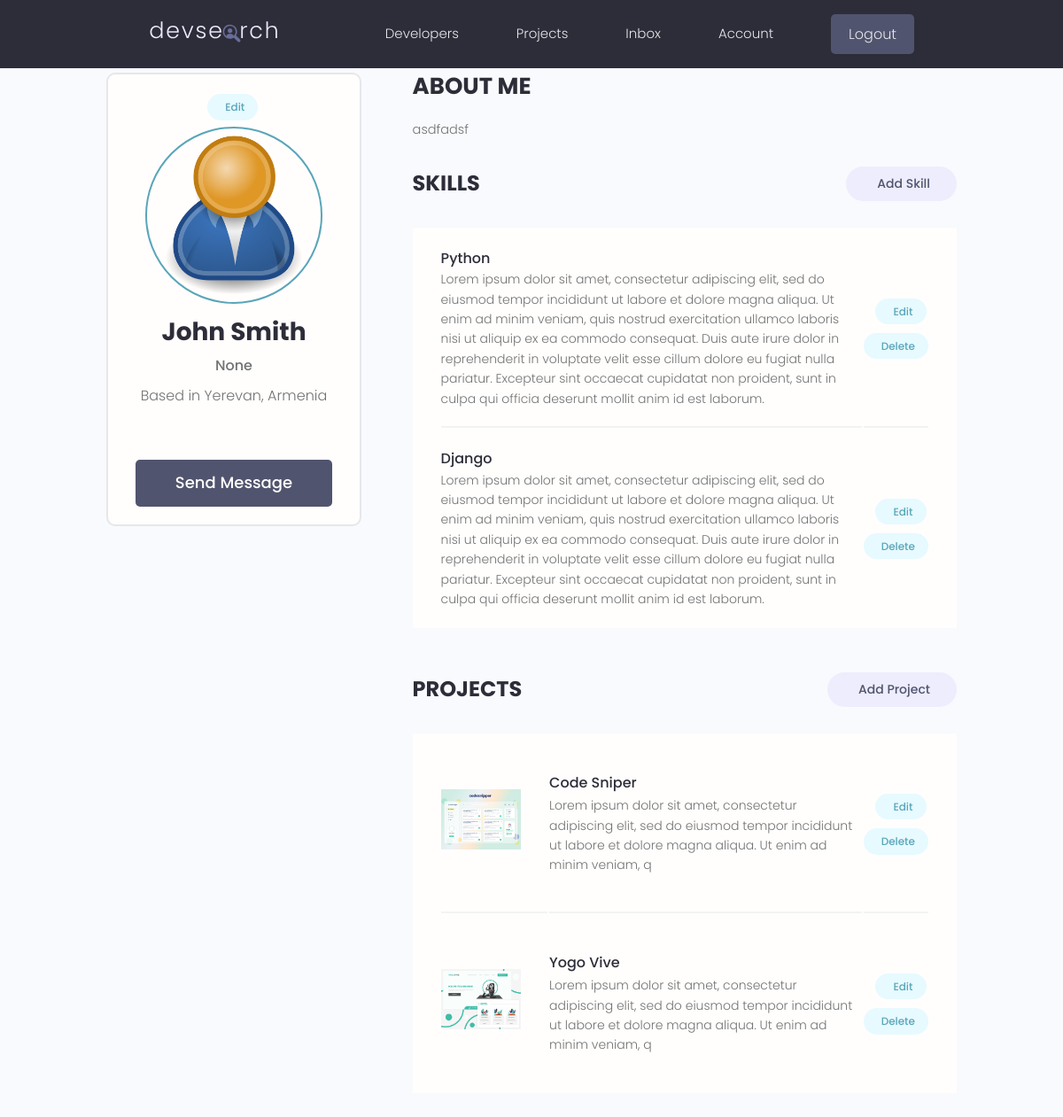
The page /account/ (signed in) on the database as committed earlier.
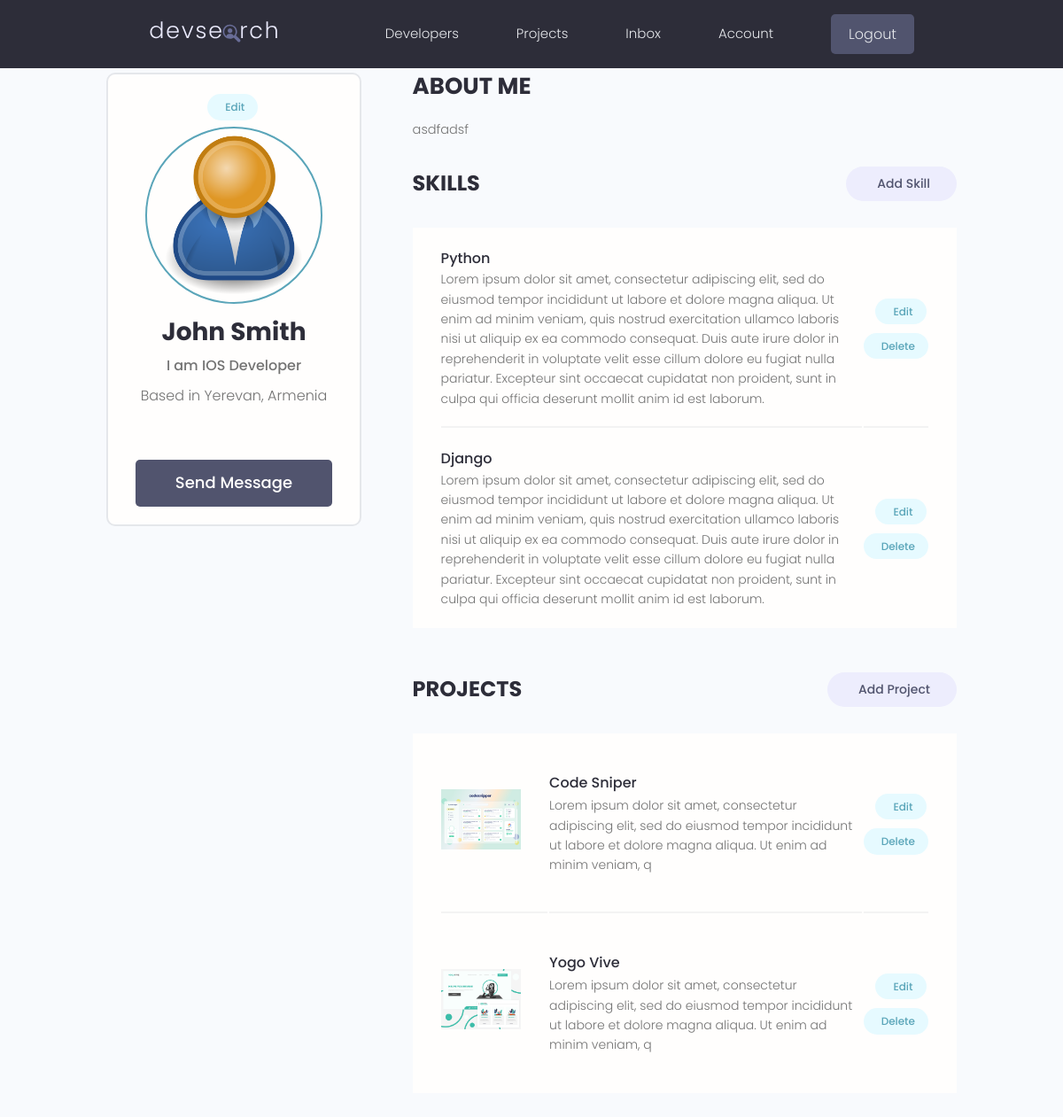
The same page on the database as committed later.
### users/models.py (models this page shows, shortened)
class Profile(models.Model):
    user = models.OneToOneField(User, on_delete=models.CASCADE, null=True, blank=True)
    name = models.CharField(max_length=200, blank=True, null=True)
    username = models.CharField(max_length=200, blank=True, null=True)
    location = models.CharField(max_length=200, blank=True, null=True)
    email = models.EmailField(max_length=200, blank=True, null=True)
    short_intro = models.CharField(max_length=200, blank=True, null=True)
    bio = models.TextField(blank=True, null=True)
    profile_image = models.ImageField(null=True, blank=True, upload_to='profiles/', default='profiles/user-default.png')
    social_github = models.CharField(max_length=200, blank=True, null=True)
    social_twitter = models.CharField(max_length=200, blank=True, null=True)
    social_linkedin = models.CharField(max_length=200, blank=True, null=True)
    social_youtube = models.CharField(max_length=200, blank=True, null=True)
    social_website = models.CharField(max_length=200, blank=True, null=True)
    created = models.DateTimeField(auto_now_add=True)
    id = models.UUIDField(default=uuid.uuid4, unique=True, primary_key=True, editable=False)

### users/views.py (the view)
# urls.py: path('account/', views.user_account, name='account'),
@login_required(login_url='login')
def user_account(request):
    profile = request.user.profile
    skills = profile.skill_set.all()
    projects = profile.project_set.all()
    context = {
        'profile': profile,
        'skills': skills,
        'projects': projects
    }
    return render(request, 'users/account.html', context)

### users/templates/users/account.html (shortened to what this page needs)
{% extends 'main.html' %}
{% block content %}
    <div class="container">
      <div class="layout">
        <div class="column column--1of3">
          <div class="card text-center">
            <div class="card__body dev">
              <a class="tag tag--pill tag--main settings__btn" href="{% url 'edit-account' %}"> Edit</a>
              <img class="avatar avatar--xl dev__avatar" src="{{ profile.profile_image.url}}" />
              <h2 class="dev__name">{{ profile.name }}</h2>
              <p class="dev__title">{{ profile.short_intro }}</p>
              <p class="dev__location">Based in {{ profile.location }}</p>
              <a href="#" class="btn btn--sub btn--lg">Send Message </a>
            </div>
          </div>
        </div>
        <div class="column column--2of3">
          <div class="devInfo">
            <h3 class="devInfo__title">About Me</h3>
            <p class="devInfo__about">
              {{ profile.bio }}
            </p>
          </div>
          <div class="settings">
            <h3 class="settings__title">Skills</h3>
            <a class="tag tag--pill tag--sub settings__btn tag--lg" href="{% url 'add-skill' %}"> Add Skill</a>
          </div>
          <table class="settings__table">
                {% for skill in skills %}
                  <tr>
                      <td class="settings__tableInfo">
                        <h4>{{ skill.name }}</h4>
                        <p>
                            {{ skill.description }}
                        </p>
                      </td>
                      <td class="settings__tableActions">
                        <a class="tag tag--pill tag--main settings__btn" href="{% url 'update-skill' skill.id %}"> Edit</a>
                        <a class="tag tag--pill tag--main settings__btn" href="{% url 'delete-skill' skill.id %}?next=/account">
                          Delete</a>
                      </td>
                    </tr>
                {% endfor %}
          </table>
          <div class="settings">
            <h3 class="settings__title">Projects</h3>
            <a class="tag tag--pill tag--sub settings__btn tag--lg" href="{% url 'create-project' %}"> Add Project</a>
          </div>
          <table class="settings__table">
              {% for project in projects %}
                <tr>
                  <td class="settings__thumbnail">
                    <a href="{% url 'project' project.id %}"><img src="{{ project.featured_image.url}}" alt="Project Thumbnail" /></a>
                  </td>
                  <td class="settings__tableInfo">
                    <a href="{% url 'project' project.id %}">{{ project.title }}</a>
                    <p>
                        {{ project.description|slice:'150' }}
                    </p>
                  </td>
                  <td class="settings__tableActions">
                    <a class="tag tag--pill tag--main settings__btn" href="{% url 'update-project' project.id %}"> Edit</a>
                    <a class="tag tag--pill tag--main settings__btn" href="{% url 'delete-project' project.id %}?next=/account">
                      Delete</a>
                  </td>
                </tr>
              {% endfor %}
          </table>
        </div>
      </div>
    </div>
{% endblock %}

Rows that differ between the two databases and show on the page:
changed Profile "John Smith": short_intro "None" → "I am IOS Developer"
